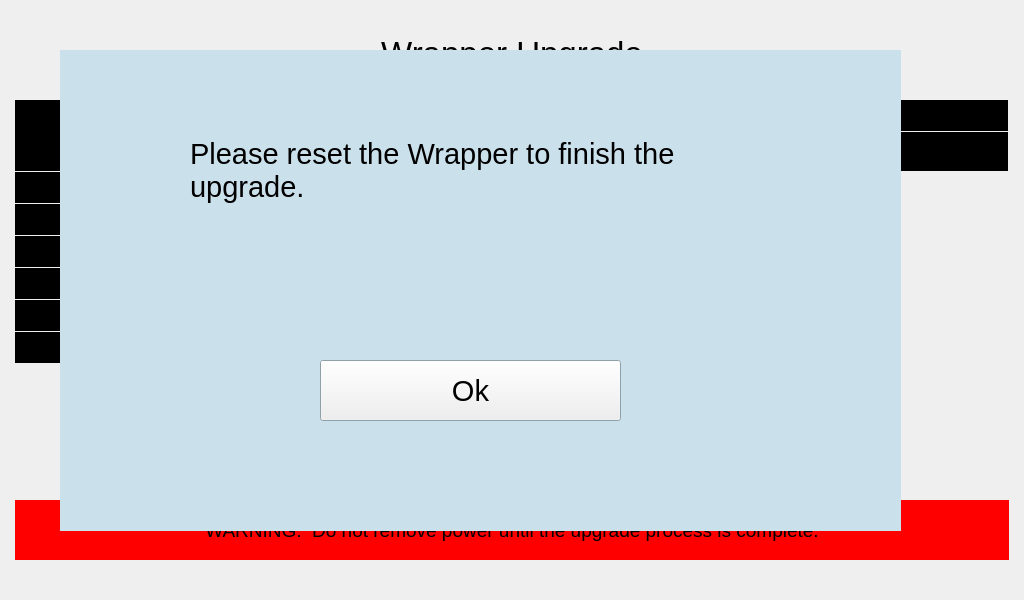
<?xml version="1.0" encoding="UTF-8"?>
<ui version="4.0">
 <class>upgradeAccessWrapper</class>
 <widget class="QWidget" name="upgradeAccessWrapper">
  <property name="geometry">
   <rect>
    <x>0</x>
    <y>0</y>
    <width>1024</width>
    <height>600</height>
   </rect>
  </property>
  <property name="font">
   <font>
    <pointsize>22</pointsize>
   </font>
  </property>
  <property name="windowTitle">
   <string>Form</string>
  </property>
  <widget class="QLabel" name="label_20">
   <property name="geometry">
    <rect>
     <x>15</x>
     <y>268</y>
     <width>141</width>
     <height>31</height>
    </rect>
   </property>
   <property name="font">
    <font>
     <pointsize>14</pointsize>
    </font>
   </property>
   <property name="styleSheet">
    <string notr="true">color: rgb(255, 255, 255);
background-color: rgb(0, 0, 0);</string>
   </property>
   <property name="text">
    <string>4</string>
   </property>
   <property name="alignment">
    <set>Qt::AlignCenter</set>
   </property>
  </widget>
  <widget class="QLabel" name="label_23">
   <property name="geometry">
    <rect>
     <x>15</x>
     <y>500</y>
     <width>994</width>
     <height>60</height>
    </rect>
   </property>
   <property name="font">
    <font>
     <pointsize>14</pointsize>
    </font>
   </property>
   <property name="styleSheet">
    <string notr="true">background-color: red;</string>
   </property>
   <property name="text">
    <string>WARNING:  Do not remove power until the upgrade process is complete.</string>
   </property>
   <property name="alignment">
    <set>Qt::AlignCenter</set>
   </property>
   <property name="wordWrap">
    <bool>true</bool>
   </property>
  </widget>
  <widget class="QLabel" name="label_22">
   <property name="geometry">
    <rect>
     <x>15</x>
     <y>332</y>
     <width>141</width>
     <height>31</height>
    </rect>
   </property>
   <property name="font">
    <font>
     <pointsize>14</pointsize>
    </font>
   </property>
   <property name="styleSheet">
    <string notr="true">color: rgb(255, 255, 255);
background-color: rgb(0, 0, 0);</string>
   </property>
   <property name="text">
    <string>6</string>
   </property>
   <property name="alignment">
    <set>Qt::AlignCenter</set>
   </property>
  </widget>
  <widget class="QLabel" name="label_24">
   <property name="geometry">
    <rect>
     <x>15</x>
     <y>8</y>
     <width>994</width>
     <height>91</height>
    </rect>
   </property>
   <property name="font">
    <font>
     <pointsize>25</pointsize>
    </font>
   </property>
   <property name="styleSheet">
    <string notr="true"/>
   </property>
   <property name="text">
    <string>Wrapper Upgrade</string>
   </property>
   <property name="alignment">
    <set>Qt::AlignCenter</set>
   </property>
  </widget>
  <widget class="QLabel" name="label_15">
   <property name="geometry">
    <rect>
     <x>441</x>
     <y>132</y>
     <width>283</width>
     <height>39</height>
    </rect>
   </property>
   <property name="font">
    <font>
     <pointsize>14</pointsize>
    </font>
   </property>
   <property name="styleSheet">
    <string notr="true">color: rgb(255, 255, 255);
background-color: rgb(0, 0, 0);</string>
   </property>
   <property name="text">
    <string>Data</string>
   </property>
   <property name="alignment">
    <set>Qt::AlignCenter</set>
   </property>
  </widget>
  <widget class="QLabel" name="label_4">
   <property name="geometry">
    <rect>
     <x>157</x>
     <y>132</y>
     <width>283</width>
     <height>39</height>
    </rect>
   </property>
   <property name="font">
    <font>
     <pointsize>14</pointsize>
    </font>
   </property>
   <property name="styleSheet">
    <string notr="true">color: rgb(255, 255, 255);
background-color: rgb(0, 0, 0);</string>
   </property>
   <property name="text">
    <string>Application</string>
   </property>
   <property name="alignment">
    <set>Qt::AlignCenter</set>
   </property>
  </widget>
  <widget class="QLabel" name="label_8">
   <property name="geometry">
    <rect>
     <x>15</x>
     <y>100</y>
     <width>141</width>
     <height>40</height>
    </rect>
   </property>
   <property name="font">
    <font>
     <pointsize>14</pointsize>
    </font>
   </property>
   <property name="styleSheet">
    <string notr="true">color: rgb(255, 255, 255);
background-color: rgb(0, 0, 0);</string>
   </property>
   <property name="text">
    <string/>
   </property>
   <property name="alignment">
    <set>Qt::AlignCenter</set>
   </property>
  </widget>
  <widget class="QPushButton" name="btnDone">
   <property name="geometry">
    <rect>
     <x>380</x>
     <y>433</y>
     <width>271</width>
     <height>51</height>
    </rect>
   </property>
   <property name="minimumSize">
    <size>
     <width>0</width>
     <height>51</height>
    </size>
   </property>
   <property name="maximumSize">
    <size>
     <width>16777215</width>
     <height>51</height>
    </size>
   </property>
   <property name="font">
    <font>
     <pointsize>16</pointsize>
    </font>
   </property>
   <property name="text">
    <string>Done</string>
   </property>
  </widget>
  <widget class="QLabel" name="label_16">
   <property name="geometry">
    <rect>
     <x>725</x>
     <y>132</y>
     <width>283</width>
     <height>39</height>
    </rect>
   </property>
   <property name="font">
    <font>
     <pointsize>14</pointsize>
    </font>
   </property>
   <property name="styleSheet">
    <string notr="true">color: rgb(255, 255, 255);
background-color: rgb(0, 0, 0);</string>
   </property>
   <property name="text">
    <string>Boot</string>
   </property>
   <property name="alignment">
    <set>Qt::AlignCenter</set>
   </property>
  </widget>
  <widget class="QLabel" name="label_17">
   <property name="geometry">
    <rect>
     <x>15</x>
     <y>172</y>
     <width>141</width>
     <height>31</height>
    </rect>
   </property>
   <property name="font">
    <font>
     <pointsize>14</pointsize>
    </font>
   </property>
   <property name="styleSheet">
    <string notr="true">color: rgb(255, 255, 255);
background-color: rgb(0, 0, 0);</string>
   </property>
   <property name="text">
    <string>1</string>
   </property>
   <property name="alignment">
    <set>Qt::AlignCenter</set>
   </property>
  </widget>
  <widget class="QLabel" name="label_21">
   <property name="geometry">
    <rect>
     <x>15</x>
     <y>236</y>
     <width>141</width>
     <height>31</height>
    </rect>
   </property>
   <property name="font">
    <font>
     <pointsize>14</pointsize>
    </font>
   </property>
   <property name="styleSheet">
    <string notr="true">color: rgb(255, 255, 255);
background-color: rgb(0, 0, 0);</string>
   </property>
   <property name="text">
    <string>3</string>
   </property>
   <property name="alignment">
    <set>Qt::AlignCenter</set>
   </property>
  </widget>
  <widget class="QLabel" name="label_18">
   <property name="geometry">
    <rect>
     <x>15</x>
     <y>204</y>
     <width>141</width>
     <height>31</height>
    </rect>
   </property>
   <property name="font">
    <font>
     <pointsize>14</pointsize>
    </font>
   </property>
   <property name="styleSheet">
    <string notr="true">color: rgb(255, 255, 255);
background-color: rgb(0, 0, 0);</string>
   </property>
   <property name="text">
    <string>2</string>
   </property>
   <property name="alignment">
    <set>Qt::AlignCenter</set>
   </property>
  </widget>
  <widget class="QLabel" name="label_19">
   <property name="geometry">
    <rect>
     <x>15</x>
     <y>300</y>
     <width>141</width>
     <height>31</height>
    </rect>
   </property>
   <property name="font">
    <font>
     <pointsize>14</pointsize>
    </font>
   </property>
   <property name="styleSheet">
    <string notr="true">color: rgb(255, 255, 255);
background-color: rgb(0, 0, 0);</string>
   </property>
   <property name="text">
    <string>5</string>
   </property>
   <property name="alignment">
    <set>Qt::AlignCenter</set>
   </property>
  </widget>
  <widget class="QLabel" name="label_5">
   <property name="geometry">
    <rect>
     <x>15</x>
     <y>132</y>
     <width>141</width>
     <height>39</height>
    </rect>
   </property>
   <property name="font">
    <font>
     <pointsize>14</pointsize>
    </font>
   </property>
   <property name="styleSheet">
    <string notr="true">color: rgb(255, 255, 255);
background-color: rgb(0, 0, 0);</string>
   </property>
   <property name="text">
    <string>Node</string>
   </property>
   <property name="alignment">
    <set>Qt::AlignCenter</set>
   </property>
  </widget>
  <widget class="QLabel" name="label_6">
   <property name="geometry">
    <rect>
     <x>157</x>
     <y>100</y>
     <width>851</width>
     <height>31</height>
    </rect>
   </property>
   <property name="font">
    <font>
     <pointsize>14</pointsize>
    </font>
   </property>
   <property name="styleSheet">
    <string notr="true">color: rgb(255, 255, 255);
background-color: rgb(0, 0, 0);</string>
   </property>
   <property name="text">
    <string>Status</string>
   </property>
   <property name="alignment">
    <set>Qt::AlignCenter</set>
   </property>
  </widget>
  <widget class="QLabel" name="lblApplication1">
   <property name="geometry">
    <rect>
     <x>157</x>
     <y>172</y>
     <width>283</width>
     <height>31</height>
    </rect>
   </property>
   <property name="font">
    <font>
     <pointsize>14</pointsize>
    </font>
   </property>
   <property name="styleSheet">
    <string notr="true"/>
   </property>
   <property name="text">
    <string notr="true"/>
   </property>
   <property name="alignment">
    <set>Qt::AlignCenter</set>
   </property>
  </widget>
  <widget class="QLabel" name="lblApplication2">
   <property name="geometry">
    <rect>
     <x>157</x>
     <y>204</y>
     <width>283</width>
     <height>31</height>
    </rect>
   </property>
   <property name="font">
    <font>
     <pointsize>14</pointsize>
    </font>
   </property>
   <property name="styleSheet">
    <string notr="true"/>
   </property>
   <property name="text">
    <string notr="true"/>
   </property>
   <property name="alignment">
    <set>Qt::AlignCenter</set>
   </property>
  </widget>
  <widget class="QLabel" name="lblApplication3">
   <property name="geometry">
    <rect>
     <x>157</x>
     <y>236</y>
     <width>283</width>
     <height>31</height>
    </rect>
   </property>
   <property name="font">
    <font>
     <pointsize>14</pointsize>
    </font>
   </property>
   <property name="styleSheet">
    <string notr="true"/>
   </property>
   <property name="text">
    <string notr="true"/>
   </property>
   <property name="alignment">
    <set>Qt::AlignCenter</set>
   </property>
  </widget>
  <widget class="QLabel" name="lblApplication5">
   <property name="geometry">
    <rect>
     <x>157</x>
     <y>300</y>
     <width>283</width>
     <height>31</height>
    </rect>
   </property>
   <property name="font">
    <font>
     <pointsize>14</pointsize>
    </font>
   </property>
   <property name="styleSheet">
    <string notr="true"/>
   </property>
   <property name="text">
    <string notr="true"/>
   </property>
   <property name="alignment">
    <set>Qt::AlignCenter</set>
   </property>
  </widget>
  <widget class="QLabel" name="lblApplication4">
   <property name="geometry">
    <rect>
     <x>157</x>
     <y>268</y>
     <width>283</width>
     <height>31</height>
    </rect>
   </property>
   <property name="font">
    <font>
     <pointsize>14</pointsize>
    </font>
   </property>
   <property name="styleSheet">
    <string notr="true"/>
   </property>
   <property name="text">
    <string notr="true"/>
   </property>
   <property name="alignment">
    <set>Qt::AlignCenter</set>
   </property>
  </widget>
  <widget class="QLabel" name="lblApplication6">
   <property name="geometry">
    <rect>
     <x>157</x>
     <y>332</y>
     <width>283</width>
     <height>31</height>
    </rect>
   </property>
   <property name="font">
    <font>
     <pointsize>14</pointsize>
    </font>
   </property>
   <property name="styleSheet">
    <string notr="true"/>
   </property>
   <property name="text">
    <string notr="true"/>
   </property>
   <property name="alignment">
    <set>Qt::AlignCenter</set>
   </property>
  </widget>
  <widget class="QLabel" name="lblData1">
   <property name="geometry">
    <rect>
     <x>441</x>
     <y>172</y>
     <width>283</width>
     <height>31</height>
    </rect>
   </property>
   <property name="font">
    <font>
     <pointsize>14</pointsize>
    </font>
   </property>
   <property name="styleSheet">
    <string notr="true"/>
   </property>
   <property name="text">
    <string notr="true"/>
   </property>
   <property name="alignment">
    <set>Qt::AlignCenter</set>
   </property>
  </widget>
  <widget class="QLabel" name="lblData6">
   <property name="geometry">
    <rect>
     <x>441</x>
     <y>332</y>
     <width>283</width>
     <height>31</height>
    </rect>
   </property>
   <property name="font">
    <font>
     <pointsize>14</pointsize>
    </font>
   </property>
   <property name="styleSheet">
    <string notr="true"/>
   </property>
   <property name="text">
    <string notr="true"/>
   </property>
   <property name="alignment">
    <set>Qt::AlignCenter</set>
   </property>
  </widget>
  <widget class="QLabel" name="lblData4">
   <property name="geometry">
    <rect>
     <x>441</x>
     <y>268</y>
     <width>283</width>
     <height>31</height>
    </rect>
   </property>
   <property name="font">
    <font>
     <pointsize>14</pointsize>
    </font>
   </property>
   <property name="styleSheet">
    <string notr="true"/>
   </property>
   <property name="text">
    <string notr="true"/>
   </property>
   <property name="alignment">
    <set>Qt::AlignCenter</set>
   </property>
  </widget>
  <widget class="QLabel" name="lblData2">
   <property name="geometry">
    <rect>
     <x>441</x>
     <y>204</y>
     <width>283</width>
     <height>31</height>
    </rect>
   </property>
   <property name="font">
    <font>
     <pointsize>14</pointsize>
    </font>
   </property>
   <property name="styleSheet">
    <string notr="true"/>
   </property>
   <property name="text">
    <string notr="true"/>
   </property>
   <property name="alignment">
    <set>Qt::AlignCenter</set>
   </property>
  </widget>
  <widget class="QLabel" name="lblData5">
   <property name="geometry">
    <rect>
     <x>441</x>
     <y>300</y>
     <width>283</width>
     <height>31</height>
    </rect>
   </property>
   <property name="font">
    <font>
     <pointsize>14</pointsize>
    </font>
   </property>
   <property name="styleSheet">
    <string notr="true"/>
   </property>
   <property name="text">
    <string notr="true"/>
   </property>
   <property name="alignment">
    <set>Qt::AlignCenter</set>
   </property>
  </widget>
  <widget class="QLabel" name="lblData3">
   <property name="geometry">
    <rect>
     <x>441</x>
     <y>236</y>
     <width>283</width>
     <height>31</height>
    </rect>
   </property>
   <property name="font">
    <font>
     <pointsize>14</pointsize>
    </font>
   </property>
   <property name="styleSheet">
    <string notr="true"/>
   </property>
   <property name="text">
    <string notr="true"/>
   </property>
   <property name="alignment">
    <set>Qt::AlignCenter</set>
   </property>
  </widget>
  <widget class="QLabel" name="lblBoot1">
   <property name="geometry">
    <rect>
     <x>725</x>
     <y>172</y>
     <width>283</width>
     <height>31</height>
    </rect>
   </property>
   <property name="font">
    <font>
     <pointsize>14</pointsize>
    </font>
   </property>
   <property name="styleSheet">
    <string notr="true"/>
   </property>
   <property name="text">
    <string notr="true"/>
   </property>
   <property name="alignment">
    <set>Qt::AlignCenter</set>
   </property>
  </widget>
  <widget class="QLabel" name="lblBoot6">
   <property name="geometry">
    <rect>
     <x>725</x>
     <y>332</y>
     <width>283</width>
     <height>31</height>
    </rect>
   </property>
   <property name="font">
    <font>
     <pointsize>14</pointsize>
    </font>
   </property>
   <property name="styleSheet">
    <string notr="true"/>
   </property>
   <property name="text">
    <string notr="true"/>
   </property>
   <property name="alignment">
    <set>Qt::AlignCenter</set>
   </property>
  </widget>
  <widget class="QLabel" name="lblBoot4">
   <property name="geometry">
    <rect>
     <x>725</x>
     <y>268</y>
     <width>283</width>
     <height>31</height>
    </rect>
   </property>
   <property name="font">
    <font>
     <pointsize>14</pointsize>
    </font>
   </property>
   <property name="styleSheet">
    <string notr="true"/>
   </property>
   <property name="text">
    <string notr="true"/>
   </property>
   <property name="alignment">
    <set>Qt::AlignCenter</set>
   </property>
  </widget>
  <widget class="QLabel" name="lblBoot2">
   <property name="geometry">
    <rect>
     <x>725</x>
     <y>204</y>
     <width>283</width>
     <height>31</height>
    </rect>
   </property>
   <property name="font">
    <font>
     <pointsize>14</pointsize>
    </font>
   </property>
   <property name="styleSheet">
    <string notr="true"/>
   </property>
   <property name="text">
    <string notr="true"/>
   </property>
   <property name="alignment">
    <set>Qt::AlignCenter</set>
   </property>
  </widget>
  <widget class="QLabel" name="lblBoot5">
   <property name="geometry">
    <rect>
     <x>725</x>
     <y>300</y>
     <width>283</width>
     <height>31</height>
    </rect>
   </property>
   <property name="font">
    <font>
     <pointsize>14</pointsize>
    </font>
   </property>
   <property name="styleSheet">
    <string notr="true"/>
   </property>
   <property name="text">
    <string notr="true"/>
   </property>
   <property name="alignment">
    <set>Qt::AlignCenter</set>
   </property>
  </widget>
  <widget class="QLabel" name="lblBoot3">
   <property name="geometry">
    <rect>
     <x>725</x>
     <y>236</y>
     <width>283</width>
     <height>31</height>
    </rect>
   </property>
   <property name="font">
    <font>
     <pointsize>14</pointsize>
    </font>
   </property>
   <property name="styleSheet">
    <string notr="true"/>
   </property>
   <property name="text">
    <string notr="true"/>
   </property>
   <property name="alignment">
    <set>Qt::AlignCenter</set>
   </property>
  </widget>
  <widget class="QLabel" name="label_7">
   <property name="geometry">
    <rect>
     <x>33</x>
     <y>380</y>
     <width>240</width>
     <height>39</height>
    </rect>
   </property>
   <property name="font">
    <font>
     <pointsize>14</pointsize>
    </font>
   </property>
   <property name="styleSheet">
    <string notr="true"/>
   </property>
   <property name="text">
    <string>Transferring</string>
   </property>
   <property name="alignment">
    <set>Qt::AlignCenter</set>
   </property>
  </widget>
  <widget class="QLabel" name="lblBytesSent">
   <property name="geometry">
    <rect>
     <x>274</x>
     <y>380</y>
     <width>180</width>
     <height>39</height>
    </rect>
   </property>
   <property name="font">
    <font>
     <pointsize>14</pointsize>
    </font>
   </property>
   <property name="styleSheet">
    <string notr="true"/>
   </property>
   <property name="text">
    <string notr="true">0</string>
   </property>
   <property name="alignment">
    <set>Qt::AlignCenter</set>
   </property>
  </widget>
  <widget class="QLabel" name="label_11">
   <property name="geometry">
    <rect>
     <x>455</x>
     <y>380</y>
     <width>110</width>
     <height>39</height>
    </rect>
   </property>
   <property name="font">
    <font>
     <pointsize>14</pointsize>
    </font>
   </property>
   <property name="styleSheet">
    <string notr="true"/>
   </property>
   <property name="text">
    <string>of</string>
   </property>
   <property name="alignment">
    <set>Qt::AlignCenter</set>
   </property>
  </widget>
  <widget class="QLabel" name="lblTotalBytes">
   <property name="geometry">
    <rect>
     <x>566</x>
     <y>380</y>
     <width>180</width>
     <height>39</height>
    </rect>
   </property>
   <property name="font">
    <font>
     <pointsize>14</pointsize>
    </font>
   </property>
   <property name="styleSheet">
    <string notr="true"/>
   </property>
   <property name="text">
    <string notr="true">0</string>
   </property>
   <property name="alignment">
    <set>Qt::AlignCenter</set>
   </property>
  </widget>
  <widget class="QLabel" name="label_10">
   <property name="geometry">
    <rect>
     <x>747</x>
     <y>380</y>
     <width>240</width>
     <height>39</height>
    </rect>
   </property>
   <property name="font">
    <font>
     <pointsize>14</pointsize>
    </font>
   </property>
   <property name="styleSheet">
    <string notr="true"/>
   </property>
   <property name="text">
    <string>Bytes</string>
   </property>
   <property name="alignment">
    <set>Qt::AlignCenter</set>
   </property>
  </widget>
  <widget class="QWidget" name="Dialog" native="true">
   <property name="geometry">
    <rect>
     <x>60</x>
     <y>50</y>
     <width>841</width>
     <height>481</height>
    </rect>
   </property>
   <property name="sizePolicy">
    <sizepolicy hsizetype="Fixed" vsizetype="Fixed">
     <horstretch>0</horstretch>
     <verstretch>0</verstretch>
    </sizepolicy>
   </property>
   <property name="minimumSize">
    <size>
     <width>841</width>
     <height>481</height>
    </size>
   </property>
   <property name="maximumSize">
    <size>
     <width>841</width>
     <height>481</height>
    </size>
   </property>
   <property name="palette">
    <palette>
     <active>
      <colorrole role="Base">
       <brush brushstyle="SolidPattern">
        <color alpha="255">
         <red>255</red>
         <green>255</green>
         <blue>255</blue>
        </color>
       </brush>
      </colorrole>
      <colorrole role="Window">
       <brush brushstyle="SolidPattern">
        <color alpha="255">
         <red>202</red>
         <green>224</green>
         <blue>235</blue>
        </color>
       </brush>
      </colorrole>
     </active>
     <inactive>
      <colorrole role="Base">
       <brush brushstyle="SolidPattern">
        <color alpha="255">
         <red>255</red>
         <green>255</green>
         <blue>255</blue>
        </color>
       </brush>
      </colorrole>
      <colorrole role="Window">
       <brush brushstyle="SolidPattern">
        <color alpha="255">
         <red>202</red>
         <green>224</green>
         <blue>235</blue>
        </color>
       </brush>
      </colorrole>
     </inactive>
     <disabled>
      <colorrole role="Base">
       <brush brushstyle="SolidPattern">
        <color alpha="255">
         <red>202</red>
         <green>224</green>
         <blue>235</blue>
        </color>
       </brush>
      </colorrole>
      <colorrole role="Window">
       <brush brushstyle="SolidPattern">
        <color alpha="255">
         <red>202</red>
         <green>224</green>
         <blue>235</blue>
        </color>
       </brush>
      </colorrole>
     </disabled>
    </palette>
   </property>
   <property name="autoFillBackground">
    <bool>true</bool>
   </property>
   <property name="styleSheet">
    <string notr="true"/>
   </property>
   <widget class="QLabel" name="lblDialogMessage">
    <property name="geometry">
     <rect>
      <x>130</x>
      <y>70</y>
      <width>600</width>
      <height>101</height>
     </rect>
    </property>
    <property name="sizePolicy">
     <sizepolicy hsizetype="Ignored" vsizetype="Ignored">
      <horstretch>0</horstretch>
      <verstretch>0</verstretch>
     </sizepolicy>
    </property>
    <property name="minimumSize">
     <size>
      <width>161</width>
      <height>41</height>
     </size>
    </property>
    <property name="maximumSize">
     <size>
      <width>600</width>
      <height>250</height>
     </size>
    </property>
    <property name="font">
     <font>
      <pointsize>22</pointsize>
     </font>
    </property>
    <property name="text">
     <string>Please reset the Wrapper to finish the upgrade.</string>
    </property>
    <property name="wordWrap">
     <bool>true</bool>
    </property>
   </widget>
   <widget class="QPushButton" name="btnOk">
    <property name="geometry">
     <rect>
      <x>260</x>
      <y>310</y>
      <width>301</width>
      <height>61</height>
     </rect>
    </property>
    <property name="minimumSize">
     <size>
      <width>301</width>
      <height>61</height>
     </size>
    </property>
    <property name="maximumSize">
     <size>
      <width>301</width>
      <height>61</height>
     </size>
    </property>
    <property name="text">
     <string>Ok</string>
    </property>
   </widget>
  </widget>
 </widget>
 <resources/>
 <connections/>
</ui>
